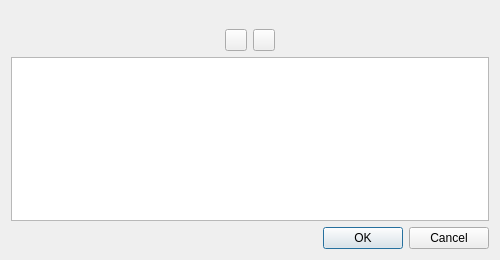
<?xml version="1.0" encoding="UTF-8"?>
<ui version="4.0">
 <class>pathDialog</class>
 <widget class="QDialog" name="pathDialog">
  <property name="geometry">
   <rect>
    <x>0</x>
    <y>0</y>
    <width>500</width>
    <height>260</height>
   </rect>
  </property>
  <property name="minimumSize">
   <size>
    <width>500</width>
    <height>260</height>
   </size>
  </property>
  <property name="windowTitle">
   <string>Path Settings</string>
  </property>
  <property name="windowIcon">
   <iconset resource="images.qrc">
    <normaloff>:/Resources/havok.png</normaloff>:/Resources/havok.png</iconset>
  </property>
  <layout class="QVBoxLayout" name="verticalLayout">
   <item>
    <spacer name="verticalSpacer">
     <property name="orientation">
      <enum>Qt::Vertical</enum>
     </property>
     <property name="sizeHint" stdset="0">
      <size>
       <width>20</width>
       <height>46</height>
      </size>
     </property>
    </spacer>
   </item>
   <item>
    <layout class="QHBoxLayout" name="horizontalLayout">
     <item>
      <spacer name="horizontalSpacer_2">
       <property name="orientation">
        <enum>Qt::Horizontal</enum>
       </property>
       <property name="sizeHint" stdset="0">
        <size>
         <width>40</width>
         <height>20</height>
        </size>
       </property>
      </spacer>
     </item>
     <item>
      <widget class="QPushButton" name="pushButton_AddPath">
       <property name="minimumSize">
        <size>
         <width>0</width>
         <height>0</height>
        </size>
       </property>
       <property name="maximumSize">
        <size>
         <width>22</width>
         <height>22</height>
        </size>
       </property>
       <property name="toolTip">
        <string>Add a new path.</string>
       </property>
       <property name="text">
        <string/>
       </property>
       <property name="icon">
        <iconset resource="images.qrc">
         <normaloff>:/Resources/plus.png</normaloff>:/Resources/plus.png</iconset>
       </property>
       <property name="iconSize">
        <size>
         <width>14</width>
         <height>14</height>
        </size>
       </property>
      </widget>
     </item>
     <item>
      <widget class="QPushButton" name="pushButton_DelPath">
       <property name="minimumSize">
        <size>
         <width>0</width>
         <height>0</height>
        </size>
       </property>
       <property name="maximumSize">
        <size>
         <width>22</width>
         <height>22</height>
        </size>
       </property>
       <property name="toolTip">
        <string>Delete the selected path.</string>
       </property>
       <property name="text">
        <string/>
       </property>
       <property name="icon">
        <iconset resource="images.qrc">
         <normaloff>:/Resources/minus.png</normaloff>:/Resources/minus.png</iconset>
       </property>
       <property name="iconSize">
        <size>
         <width>14</width>
         <height>14</height>
        </size>
       </property>
      </widget>
     </item>
     <item>
      <spacer name="horizontalSpacer">
       <property name="orientation">
        <enum>Qt::Horizontal</enum>
       </property>
       <property name="sizeHint" stdset="0">
        <size>
         <width>40</width>
         <height>20</height>
        </size>
       </property>
      </spacer>
     </item>
    </layout>
   </item>
   <item>
    <widget class="QListWidget" name="listWidget"/>
   </item>
   <item>
    <widget class="QDialogButtonBox" name="buttonBox">
     <property name="orientation">
      <enum>Qt::Horizontal</enum>
     </property>
     <property name="standardButtons">
      <set>QDialogButtonBox::Cancel|QDialogButtonBox::Ok</set>
     </property>
    </widget>
   </item>
  </layout>
 </widget>
 <resources>
  <include location="images.qrc"/>
 </resources>
 <connections>
  <connection>
   <sender>buttonBox</sender>
   <signal>accepted()</signal>
   <receiver>pathDialog</receiver>
   <slot>accept()</slot>
   <hints>
    <hint type="sourcelabel">
     <x>227</x>
     <y>242</y>
    </hint>
    <hint type="destinationlabel">
     <x>157</x>
     <y>259</y>
    </hint>
   </hints>
  </connection>
  <connection>
   <sender>buttonBox</sender>
   <signal>rejected()</signal>
   <receiver>pathDialog</receiver>
   <slot>reject()</slot>
   <hints>
    <hint type="sourcelabel">
     <x>295</x>
     <y>248</y>
    </hint>
    <hint type="destinationlabel">
     <x>286</x>
     <y>259</y>
    </hint>
   </hints>
  </connection>
 </connections>
</ui>
